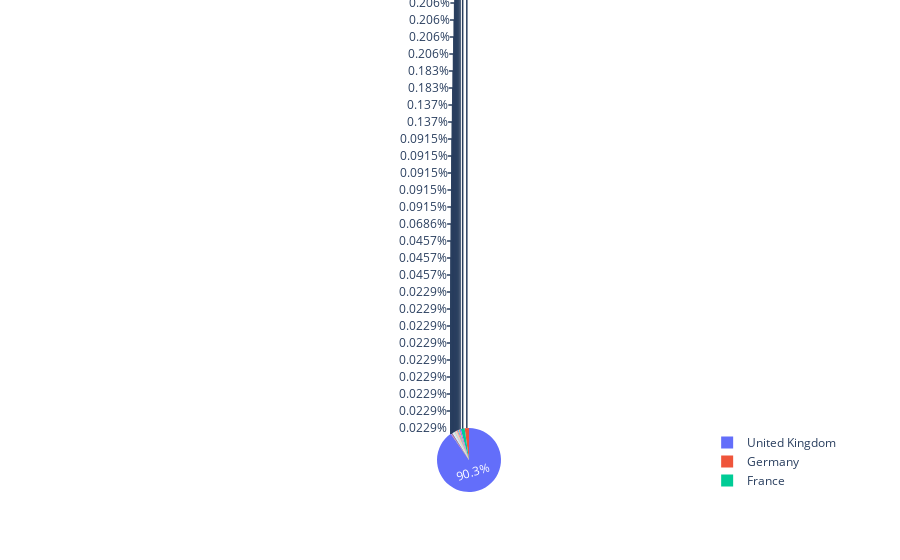

This figure's notebook cell:
### Code cell
#Which Country has most user
country=[]
for i in range(len(df3['Country'].value_counts().index)):
    country.append(df3['Country'].value_counts().index[i])

size=[]
for i in range(len(df3['Country'].value_counts())):
    size.append(df3['Country'].value_counts()[i])
    
trace = go.Pie(labels = country, values = size)
data = [trace]
fig = go.Figure(data = data)
iplot(fig)

### Figure 1 — Plotly figure (JSON) as saved in the notebook; plotly's stock layout.template omitted (floating-point values rounded to 4 significant figures)
{"data": [{"labels": ["United Kingdom", "Germany", "France", "Spain", "Belgium", "Switzerland", "Portugal", "Italy", "Finland", "Norway", "Netherlands", "Austria", "Australia", "Channel Islands", "Denmark", "Sweden", "Japan", "Cyprus", "Poland", "Canada", "USA", "Israel", "Unspecified", "Greece", "EIRE", "United Arab Emirates", "Malta", "Bahrain", "Brazil", "Saudi Arabia", "Lebanon", "European Community", "Lithuania", "Iceland", "Czech Republic", "Singapore", "RSA"], "type": "pie", "values": [3950, 95, 87, 30, 23, 20, 19, 15, 12, 10, 9, 9, 9, 9, 9, 8, 8, 6, 6, 4, 4, 4, 4, 4, 3, 2, 2, 2, 1, 1, 1, 1, 1, 1, 1, 1, 1]}], "layout": {}}
